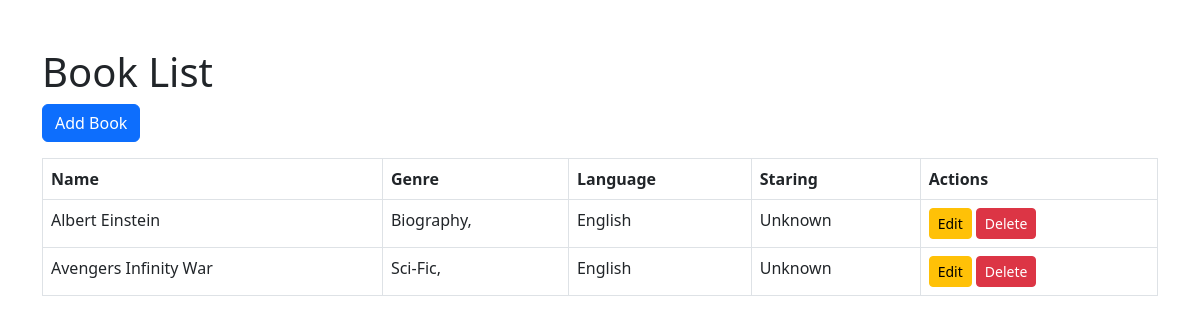
Page /book/book/ (signed in) on the committed database.
### book/models.py (models this page shows, shortened)
class Book(models.Model):
    name = models.CharField(max_length=200, help_text="e.g Summer Love ...", verbose_name="Book Name")
    genre = models.ManyToManyField(Genre)
    language = models.CharField(max_length=50,null=True, blank=True)
    staring = models.CharField(max_length=1000, verbose_name="Characters Name")
    release_date = models.DateField(auto_now_add=True)
    class Meta:
        db_table = "book"

class Genre(models.Model):
    name = models.CharField(max_length=150, unique=True, help_text="e.g Sci-Fi, Thriller, Crime, Drama ....", verbose_name="Genre Name")
    is_active = models.BooleanField(default=True)
    created_at = models.DateField(auto_now_add=True)
    class Meta:
        db_table = "category"

### book/views.py (the view)
# urls.py: path('book/', BookView.as_view(), name='book_list'),
class BookView(LoginRequiredMixin, ListView):
    model = Book
    template_name = "book/index.html"
    context_object_name = "books"

### book/templates/book/index.html (shortened to what this page needs)
<!DOCTYPE html>
<html>
<head>
    <link href="https://cdn.jsdelivr.net/npm/bootstrap@5.3.0/dist/css/bootstrap.min.css" rel="stylesheet">
</head>
<body>
<div class="container mt-5">
    <h1>Book List</h1>
    <a href="{% url 'book_create' %}" class="btn btn-primary mb-3">
        Add Book
    </a>
    <table class="table table-bordered">
        <thead>
            <tr>
                <th>Name</th>
                <th>Genre</th>
                <th>Language</th>
                <th>Staring</th>
                <th>Actions</th>
            </tr>
        </thead>
        <tbody>
        {% for book in books %}
            <tr>
                <td>{{ book.name }}</td>
                <td>
                    {% for genre in book.genre.all %}
                        {{ genre.name }},
                    {% endfor %}
                </td>
                <td>{{ book.language }}</td>
                <td>{{ book.staring }}</td>
                <td>
                    <a href="{% url 'book_update' book.id %}" class="btn btn-warning btn-sm">
                        Edit
                    </a>
                    <a href="{% url 'book_delete' book.id %}" class="btn btn-danger btn-sm">
                        Delete
                    </a>
                </td>
            </tr>
        {% endfor %}
        </tbody>
    </table>
</div>
</body>
</html>

### rows in the picture
Book: name "Albert Einstein", language "English", staring "Unknown"
Genre: name "Biography"
Book: name "Avengers Infinity War", language "English", staring "Unknown"
Genre: name "Sci-Fic"
